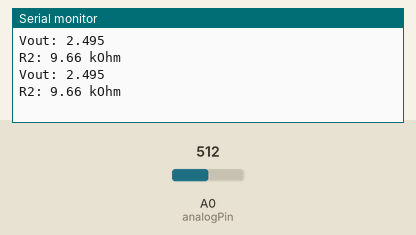
Simulated run of this sketch. Board: Arduino Uno, built with avr-gcc and run on an emulated ATmega328P. On the bench: the last lines printed to the serial monitor. The test bench sets the inputs (shaded band); at power-on: A0 (analogPin) = 512.

Above: at 1.8 s.
1.9 s: A0 (analogPin) set to 909
At 2.7 s:
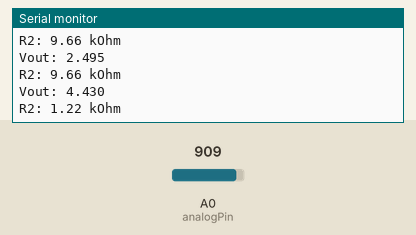
3.4 s: A0 (analogPin) set to 941
At 4.8 s:
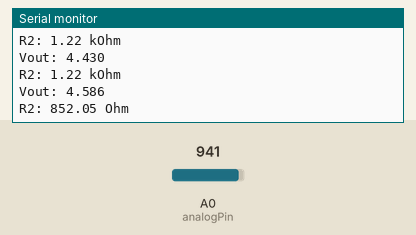
Timing chart, 0 to 6.4 s (numbered marks = the images above; inputs shaded):
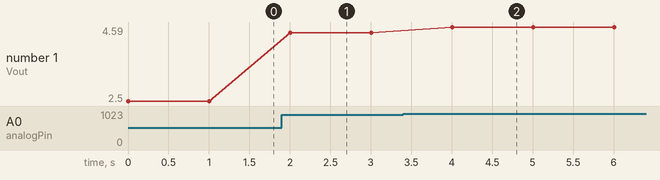

The sketch:

ohmmeter.ino
```cpp
int analogPin = 0;
int raw = 0;
float Vin = 4.99;
float Vout = 0;
float R1 = 9660;  // Ohm of resistor 1.
float R2 = 0;
float buffer = 0;

void setup() {
  Serial.begin(9600);
}

void loop() {
  raw = analogRead(analogPin);

  if (raw) {
    buffer = raw * Vin;
    Vout = (buffer) / 1024.0;
    buffer = (Vin / Vout) - 1;
    R2 = R1 * buffer;

    Serial.print("Vout: ");
    Serial.println(Vout, 3); // Display Vout with 3 decimal places

    Serial.print("R2: ");
    printWithUnit(R2);

    delay(1000);
  }
}

void printWithUnit(float value) {
  if (value >= 1000000) {
    Serial.print(value / 1000000.0, 2);
    Serial.println(" MOhm");
  } else if (value >= 1000) {
    Serial.print(value / 1000.0, 2);
    Serial.println(" kOhm");
  } else {
    Serial.print(value, 2);
    Serial.println(" Ohm");
  }
}
```

Measured:
- the behaviour switches between 927 and 928 on A0 (analogPin) (found by bisection; images 1 and 2)
- after the input at 1.9 s, the serial monitor: prints a new line after 0.10 s (image 1)
- after the input at 3.4 s, the serial monitor: prints a new line after 0.61 s (image 2)
- plotted number 1: 2.5 → 4.43 after the input at 1.9 s, 4.43 → 4.59 after the input at 3.4 s
